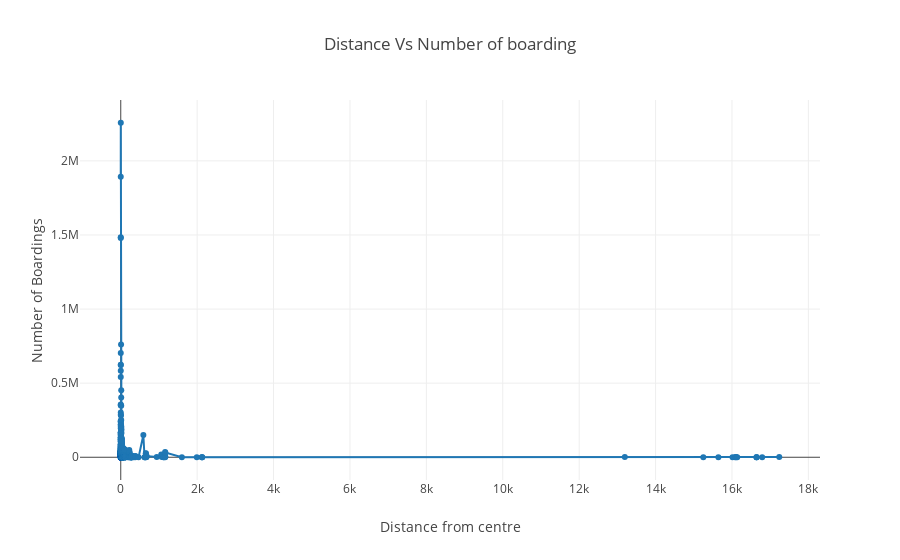

Write notebook code for a chart like this one.
### Code cell
trace0 = go.Scatter(
    x = bb_grp['dist_from_centre'],
    y = bb_grp['NumberOfBoardings'],mode = 'lines+markers',name = 'X2 King William St')

data1 = [trace0]
layout = dict(title = 'Distance Vs Number of boarding',
              xaxis = dict(title = 'Distance from centre'),
              yaxis = dict(title = 'Number of Boardings'))
fig = dict(data=data1, layout=layout)
iplot(fig)

### Figure 1 — Plotly figure (JSON) as saved in the notebook; plotly's stock layout.template omitted (floating-point values rounded to 4 significant figures; data arrays with more than 128 entries replaced by an {"elided": "..."} marker saying what was removed)
{"data": [{"mode": "lines+markers", "name": "X2 King William St", "type": "scatter", "uid": "65db7fc2-5c26-11e9-bd91-3fa87cf33589", "x": {"elided": "3033 float values"}, "y": {"elided": "3033 int values"}}], "layout": {"title": "Distance Vs Number of boarding", "xaxis": {"title": "Distance from centre"}, "yaxis": {"title": "Number of Boardings"}}}
